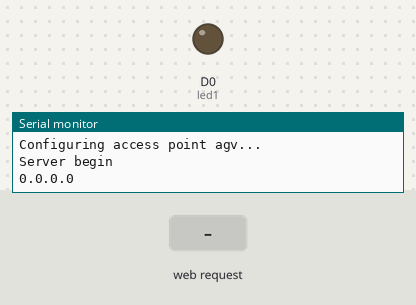
Simulated run of this sketch. Board: ESP8266 (NodeMCU). Shown: output pins drawn as LEDs (lit = HIGH), the last lines printed to the serial monitor. The inputs (shaded band) are chosen by the test bench.

Above: at 1.2 s.
1.3 s: HTTP request GET /setLED1?LEDstate1=1 received
At 2.1 s:
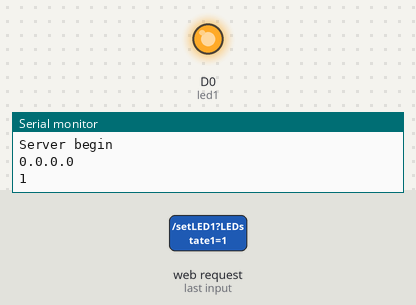
2.8 s: HTTP request GET /setLED1 received
At 3.3 s:
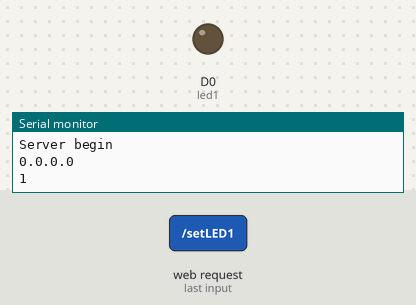
Timing chart, 0 to 5.8 s (numbered marks = the images above; inputs shaded):
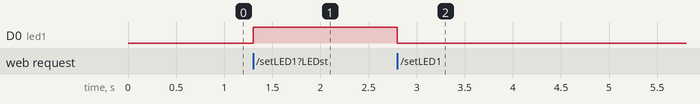

The sketch:

web_server.ino
```cpp
/*
CREATED BY DANANG MUHIM
POLITEKNIK MANUFAKTUR ASTRA
*/


#include <ESP8266WiFi.h>
#include <ESP8266WebServer.h>
#include "robotik.h"
#define led1 D0


//ACCES POINT
const char* ssid = "ROBOTIK-EVENT-11";    // Nama AP/Hotspot
const char* password = "12345678";    // Password AP/Hotspot

// Mengatur IP Address ----------------------------------------------------
IPAddress IP(192,168,5,20);
IPAddress NETMASK(255,255,255,0);
IPAddress NETWORK(192,168,5,28);
IPAddress DNS(192,168,5,28);

// Server on port 80 ------------------------------------------------------
ESP8266WebServer server(80);
String LEDstate1 = "OFF";

void handleRoot() {
  String s = MAIN_page; //Read HTML contents
  server.send(200, "text/html", s); //Send web page
}

void kondisiLED() {
String t_state = server.arg("LEDstate1"); //Refer  xhttp.open("GET", "setLED?LEDstate=" + Statusled1, true);
  Serial.println(t_state);
  if (t_state == "1"){
    LEDstate1 = "ON";
    digitalWrite(led1, HIGH);
  }
  else{
    LEDstate1 = "OFF";
    digitalWrite(led1, LOW);
  }
  server.send(200, "text/plane", LEDstate1);
}


void statusLED() {
  server.send(200, "text/plane", LEDstate1);
}
void setup() {
  // put your setup code here, to run once:
  Serial.begin(115200);
  delay(10);

 // Mengatur WiFi ----------------------------------------------------------
  Serial.println();
  Serial.println("WELCOME TO ROBOTIK EVENT");
  Serial.println("Please patienc brad...");
  Serial.println("Configuring access point agv...");

  WiFi.mode(WIFI_AP);             // Mode AP/Hotspot
  WiFi.softAP(ssid, password);
  WiFi.config(IP, NETWORK, NETMASK, DNS);

 // Start the server -------------------------------------------------------
  server.begin();
  Serial.println("Server begin");

 // Print the IP address ---------------------------------------------------
  Serial.println(WiFi.localIP());

 // Membuat tampilan webpage -----------------------------------------------
  server.on("/", handleRoot);
  server.on("/setLED1", kondisiLED);
  server.on("/readLED1", statusLED);
  server.begin(); //Start server

  //SET PIN
  pinMode(D0,OUTPUT);
}

void loop() {
  //handle web server
  server.handleClient();
}
```

robotik.h
```cpp
const char MAIN_page[] PROGMEM = R"=====(
<!DOCTYPE html>
<html>
<head>
  <title>WEB IoT ROBOTIC</title>
  <meta charset="utf-8">
<style>

    /* Style the header */
   header {
    padding: 5px;
      text-align: center;
      font-size: 20px;
      color: white;
      font-family: Georgia, sans-serif;
      background-color: salmon;
  }

  /* Style the footer */
   footer {
      background-color: salmon;
      padding: 8px;
      text-align: center;
      color: white;
      font-family: Georgia, sans-serif;
   }

   body {
    color: white;
    text-align: center;
   }

     /* Style the botton start stop */
   .btn{
    position: relative;
    border-radius: 15px 15px 15px 15px;
    width: 8%;
    height: 25px;
    border: none;
    outline: none;
    cursor: pointer;
    background: #ffc107;
    color: #fff;
   }


</style>
</head>

<body style="background-color:slategrey;
       font-family: Georgia, sans-serif;">

  <header>
  <h3>WEB IoT ROBOTIC</h3>
  </header>
  <br><br><br>

  <div class="">
      <button type="button" onclick="sendData(0)" class="btn">ON</button>
      <label> LED 1 STATE : </label>
      <label><span id="isiStatusled1">NA</span></label>
      <button type="button" onclick="sendData(1)" class="btn">OFF</button>
  </div><br><br><br>


<script style="">
    /* fungsi send data on/off */
        function sendData(Statusled1) {
        var xhttp = new XMLHttpRequest();
        xhttp.onreadystatechange = function() {
          if (this.readyState == 4 && this.status == 200) {
            document.getElementById("LEDstate1").innerHTML = this.responseText;
          }
        };

        xhttp.open("GET", "setLED1?;LEDstate1=" + Statusled1, true);
        xhttp.send();
        }


    /* fungsi read data on/off */
        function getDataLED1() {
        var xhttp = new XMLHttpRequest();
        xhttp.onreadystatechange = function() {
          if (this.readyState == 4 && this.status == 200) {
            document.getElementById("isiStatusled1").innerHTML = this.responseText;
          }
        };
        xhttp.open("put", "readLED1", true);
        xhttp.send();
        }


        setInterval(function() {
        // Call a function repetatively with 2 Second interval
        getDataLED1();
        }, 2000); //2000mSeconds update rate
</script>


<footer>
  <h2>Presented by:</h2>
    <p>
  UKM ROBOTIC</br>
  </p>
  <p>Astra Manufacturing Polytechnic @2019</p>
</footer>

</body>
</html>
)=====";
```

Measured:
- after the input at 1.3 s, D0 (led1): LOW → HIGH at once
- after the input at 2.8 s, D0 (led1): HIGH → LOW at once
